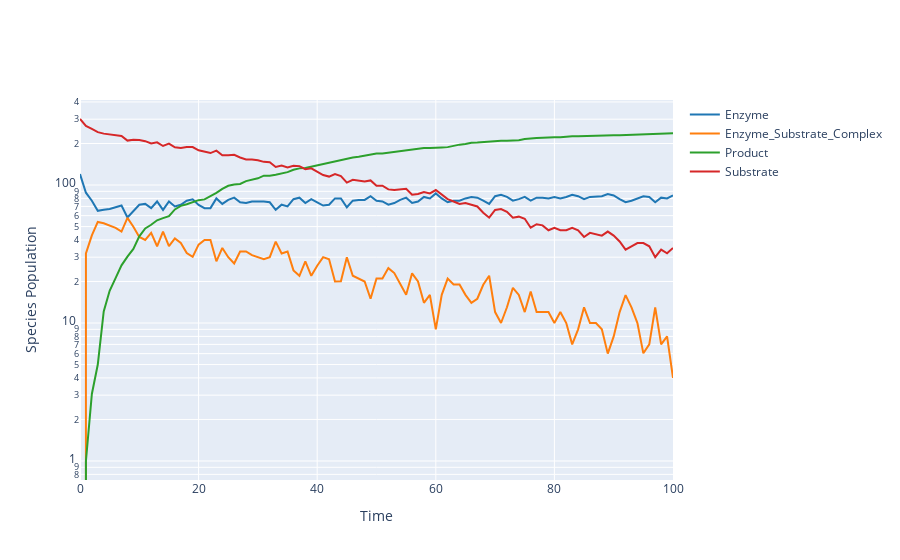

The notebook cell saved with this chart:
### Code cell
results.plotplotly(yaxis_type='log')
